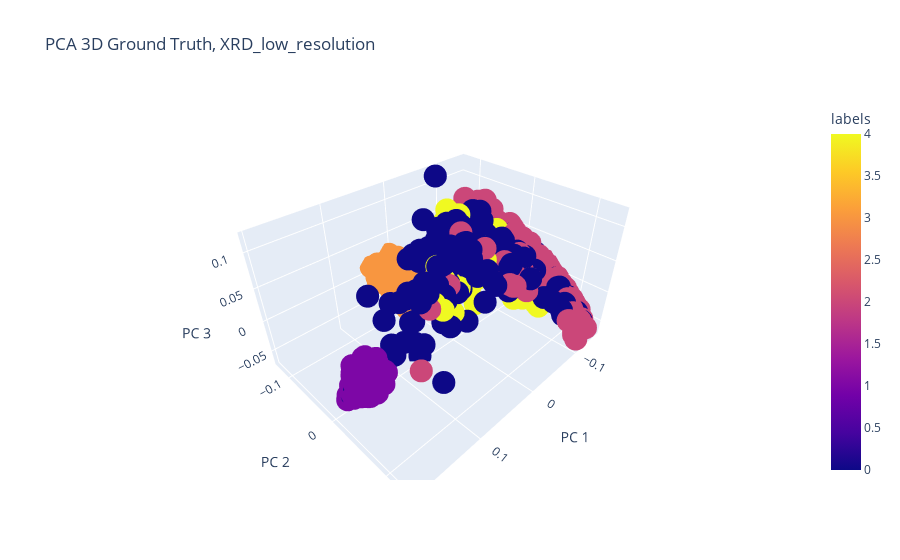

Write notebook code for a chart like this one.
### Code cell
import plotly.express as px
dfPCA3 = dfPCA.iloc[:, [0, 1, 2]].copy()
dfPCA3 = dfPCA3.rename(columns={0: 'x1', 1: 'x2', 2:'x3'})
dfPCA3['labels'] = dfPCA[['labels']]
fig = px.scatter_3d(
    dfPCA3, x='x1', y='x2', z='x3', color=dfPCA3['labels'],
    labels={'x1': 'PC 1', 'x2': 'PC 2', 'x3': 'PC 3'}, title='PCA 3D Ground Truth, XRD_low_resolution'
)
fig.show()

### Figure 1 — Plotly figure (JSON) as saved in the notebook; plotly's stock layout.template omitted (floating-point values rounded to 4 significant figures; data arrays with more than 128 entries replaced by an {"elided": "..."} marker saying what was removed)
{"data": [{"hovertemplate": "PC 1=%{x}<br>PC 2=%{y}<br>PC 3=%{z}<br>labels=%{marker.color}<extra></extra>", "legendgroup": "", "marker": {"color": {"elided": "1725 int values"}, "coloraxis": "coloraxis", "symbol": "circle"}, "mode": "markers", "name": "", "scene": "scene", "showlegend": false, "type": "scatter3d", "x": {"elided": "1725 float values"}, "y": {"elided": "1725 float values"}, "z": {"elided": "1725 float values"}}], "layout": {"coloraxis": {"colorbar": {"title": {"text": "labels"}}, "colorscale": [[0, "#0d0887"], [0.1111, "#46039f"], [0.2222, "#7201a8"], [0.3333, "#9c179e"], [0.4444, "#bd3786"], [0.5556, "#d8576b"], [0.6667, "#ed7953"], [0.7778, "#fb9f3a"], [0.8889, "#fdca26"], [1, "#f0f921"]]}, "legend": {"tracegroupgap": 0}, "scene": {"domain": {"x": [0, 1], "y": [0, 1]}, "xaxis": {"title": {"text": "PC 1"}}, "yaxis": {"title": {"text": "PC 2"}}, "zaxis": {"title": {"text": "PC 3"}}}, "title": {"text": "PCA 3D Ground Truth, XRD_low_resolution"}}}
